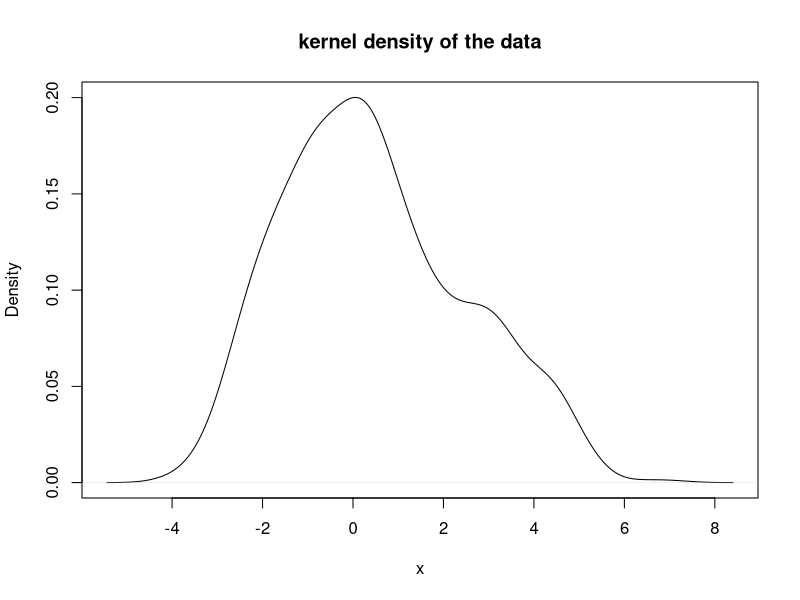
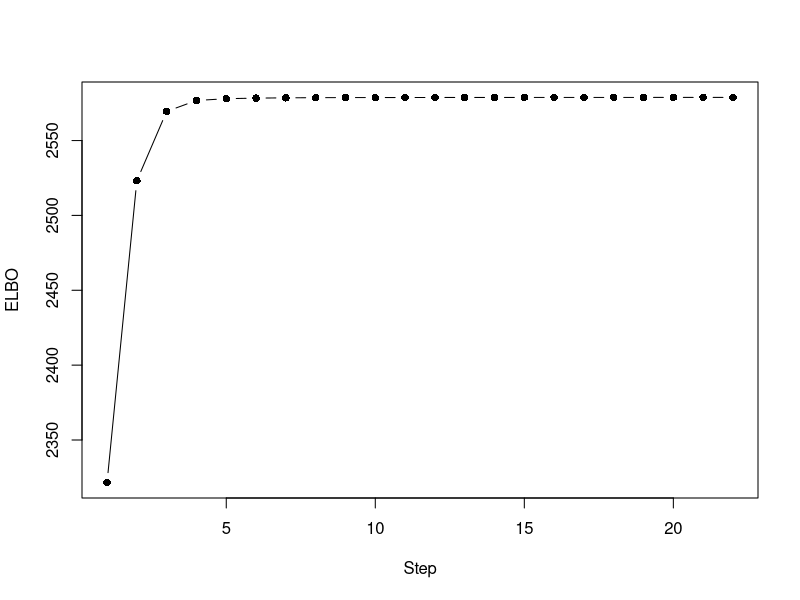
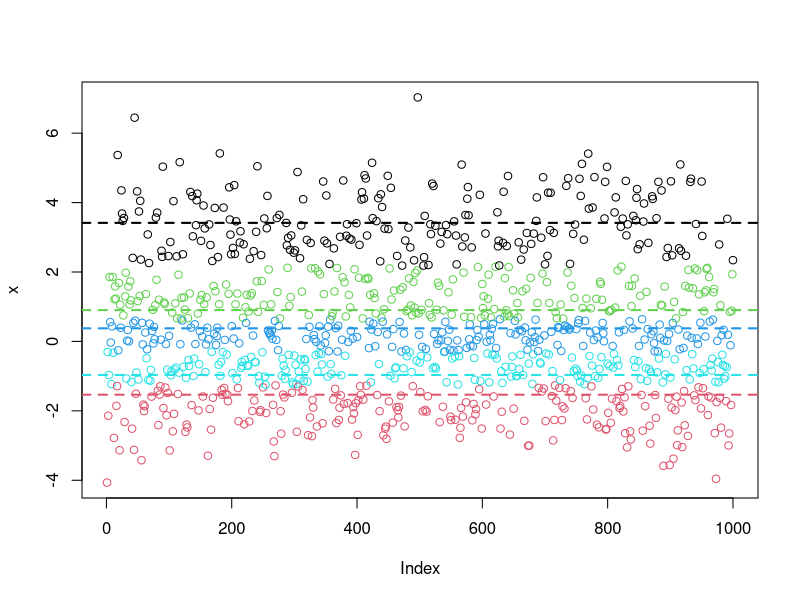

Here is the R script that generated these plots, in order: (Note: this script raises an error after producing the figures.)
## ---- chunk 1
knitr::opts_chunk$set(echo = TRUE)
## ---- chunk 2
set.seed(1)
## data generation
K = 5 # the number of clusters
n = 1000 # the number of data x_i
mu = matrix(rnorm(K,mean=0.2,sd=2),ncol = 1) # the means of the K clusters
c = sample(1:K,n,replace = T) # the indicator
x = matrix(mu[c]+rnorm(n),ncol = 1)
plot(density(x),xlab = 'x',main='kernel density of the data')

sig = 1 # hyperparameter for the variance of mu_i
## ELBO minus a constant
elbo <- function(m,s,psi){
  re = sum(log(s)-(m^2+s^2)/(2*sig^2))- sum(psi%*%(m^2+s^2)/2)+
    t(x)%*%psi%*%m-sum(log(psi)*psi)
  return(re)
}
## iteration for CAVI
cavi <- function(m,s){
  psi = matrix(0,n,K)
  for(i in 1:n){
    tmp = x[i]*m-(m^2+s^2)/2
    mtmp = max(tmp)
    logsum = mtmp+log(sum(exp(tmp-mtmp)))
    psi[i,] = exp(tmp-logsum)
  }
  de = 1/sig^2+colSums(psi)
  m = t(x)%*%psi/de
  s = sqrt(1/de)
  return(list(m_next=matrix(m,ncol = 1),s_next=matrix(s,ncol = 1),psi_next=psi))
}
## initialization
nstep = 1e4 # maximal steps
tolerance = 1e-6 # tolerance for the relative change
m = matrix(rnorm(K,0,1),K,1) 
s = matrix(5,K,1)
ELBO = matrix(0,nstep,1)
step = 1
relative_change = tolerance+1
while(TRUE){
  para = cavi(m,s)
  m = para$m_next
  s = para$s_next
  psi = para$psi_next
  ELBO[step] = elbo(m,s,psi)
  if(step>1)
    relative_change = (ELBO[step]-ELBO[step-1])/ELBO[step]
  if(step==nstep | abs(relative_change)<tolerance){ # stopping rule
    break
  }
  else{
    step = step+1
  }
}
hatc = apply(psi, 1,which.max)
center = cbind(sort(mu),sort(m))
colnames(center) = c('True Centers','VI Means')
knitr::kable(center)
plot(1:step,ELBO[1:step],type = 'b',xlab = 'Step',ylab='ELBO',pch = 16)
plot(x,col=hatc)
abline(h=m,col=1:5,lty=2,lwd=2)
## ---- chunk 3
knitr::include_graphics('iris.png')
knitr::kable(iris[c(1:3,51:53,101:103),])
